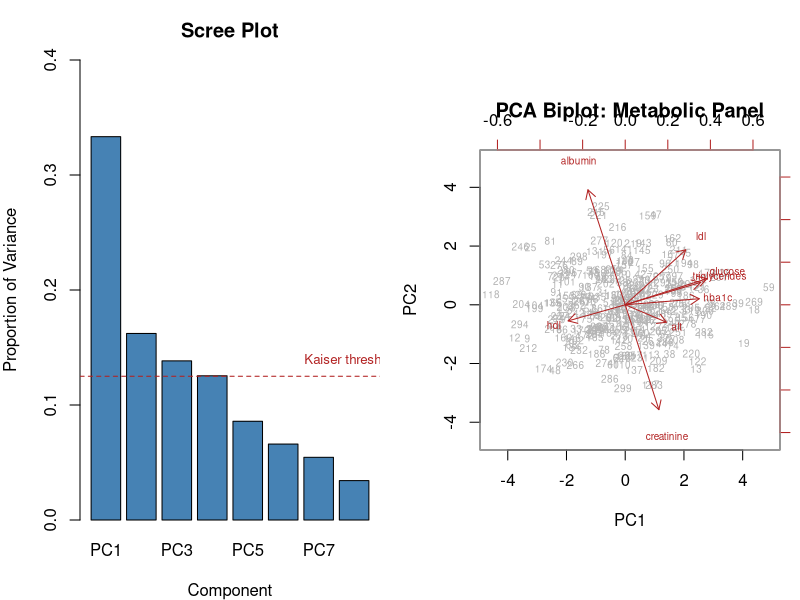
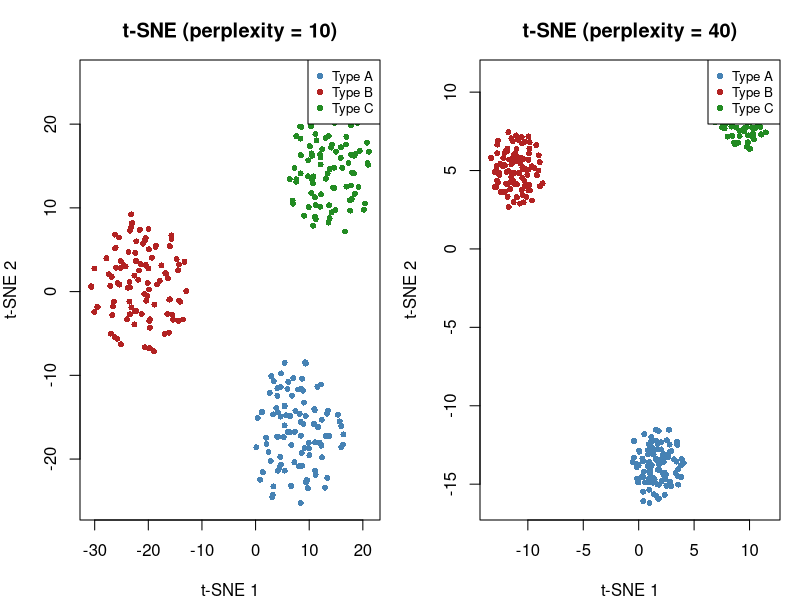
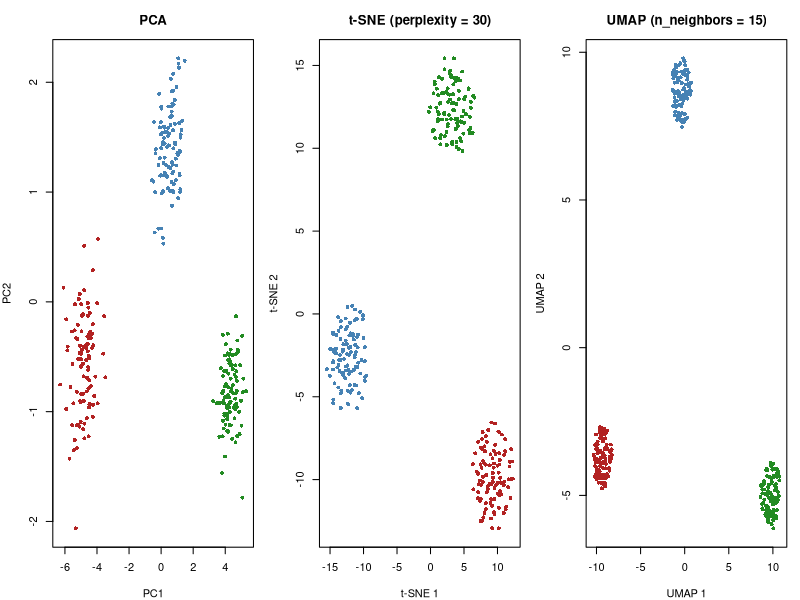
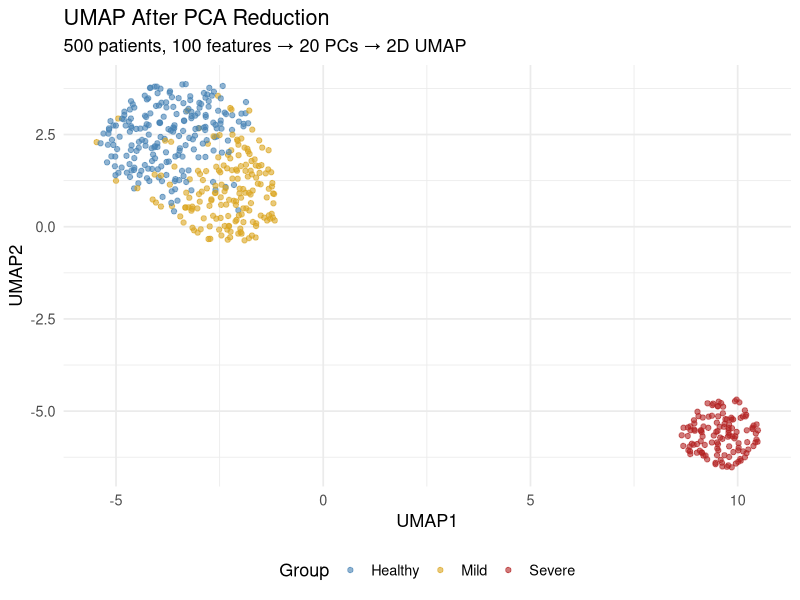

Reproduce these figures in R, in order. (Note: this script raises an error after producing the figures.)
## ---- chunk 1
#| include: false
library(tidyverse)
library(knitr)
## ---- chunk 2
#| label: fig-pca-metabolic-r
#| fig-cap: "PCA of a simulated metabolic panel: scree plot and biplot."
#| fig-width: 12
#| fig-height: 5

set.seed(42)
n <- 300

# Simulate correlated metabolic data
# Create correlation structure: glucose/HbA1c/triglycerides cluster;
# creatinine/albumin cluster
library(MASS)
Sigma <- matrix(c(
  1.0, 0.7, 0.5, 0.3,-0.2, 0.1, 0.2,-0.1,
  0.7, 1.0, 0.4, 0.2,-0.2, 0.1, 0.1,-0.1,
  0.5, 0.4, 1.0, 0.4,-0.3, 0.1, 0.3,-0.1,
  0.3, 0.2, 0.4, 1.0,-0.5, 0.1, 0.2, 0.0,
 -0.2,-0.2,-0.3,-0.5, 1.0,-0.1,-0.1, 0.2,
  0.1, 0.1, 0.1, 0.1,-0.1, 1.0, 0.1,-0.3,
  0.2, 0.1, 0.3, 0.2,-0.1, 0.1, 1.0,-0.2,
 -0.1,-0.1,-0.1, 0.0, 0.2,-0.3,-0.2, 1.0
), nrow = 8)

z <- mvrnorm(n, mu = rep(0, 8), Sigma = Sigma)
metabolic <- tibble(
  glucose      = round(z[,1] * 30 + 100),
  hba1c        = round(z[,2] * 1.0 + 5.8, 1),
  triglycerides = round(z[,3] * 50 + 150),
  ldl          = round(z[,4] * 30 + 120),
  hdl          = round(z[,5] * 12 + 55),
  creatinine   = round(z[,6] * 0.3 + 1.0, 2),
  alt          = round(z[,7] * 15 + 30),
  albumin      = round(z[,8] * 0.4 + 4.0, 1)
)

# PCA on scaled data
pca_result <- prcomp(metabolic, scale. = TRUE)

# Scree plot and biplot side by side
par(mfrow = c(1, 2), mar = c(4, 4, 3, 1))

# Scree plot
var_explained <- pca_result$sdev^2 / sum(pca_result$sdev^2)
barplot(var_explained, names.arg = paste0("PC", 1:8),
        col = "steelblue", main = "Scree Plot",
        ylab = "Proportion of Variance", xlab = "Component",
        ylim = c(0, 0.4))
abline(h = 1/8, lty = 2, col = "firebrick")  # Kaiser criterion line
text(9, 1/8 + 0.015, "Kaiser threshold", col = "firebrick", cex = 0.8)

# Biplot
biplot(pca_result, scale = 0, cex = 0.6,
       col = c("grey70", "firebrick"),
       main = "PCA Biplot: Metabolic Panel")
## ---- chunk 3
#| label: fig-tsne-r
#| fig-cap: "t-SNE visualisation of simulated patient data with three disease subtypes."
#| fig-width: 10
#| fig-height: 5

library(Rtsne)

set.seed(42)

# Simulate 3 patient subtypes with 20 features
n_per_group <- 100
p <- 20

group1 <- matrix(rnorm(n_per_group * p, mean = 0, sd = 1), ncol = p)
group2 <- matrix(rnorm(n_per_group * p, mean = 2, sd = 1.2), ncol = p)
group3 <- matrix(rnorm(n_per_group * p, mean = -1, sd = 0.8), ncol = p)
# Make groups differ in specific feature subsets
group2[, 1:5] <- group2[, 1:5] + 3
group3[, 10:15] <- group3[, 10:15] - 4

X <- rbind(group1, group2, group3)
labels <- factor(rep(c("Type A", "Type B", "Type C"), each = n_per_group))

# Run t-SNE with two perplexity values
tsne_low  <- Rtsne(X, perplexity = 10, dims = 2, verbose = FALSE, max_iter = 1000)
tsne_high <- Rtsne(X, perplexity = 40, dims = 2, verbose = FALSE, max_iter = 1000)

par(mfrow = c(1, 2), mar = c(4, 4, 3, 1))
cols <- c("steelblue", "firebrick", "forestgreen")

plot(tsne_low$Y, col = cols[labels], pch = 16, cex = 0.8,
     main = "t-SNE (perplexity = 10)", xlab = "t-SNE 1", ylab = "t-SNE 2")
legend("topright", levels(labels), col = cols, pch = 16, cex = 0.8)

plot(tsne_high$Y, col = cols[labels], pch = 16, cex = 0.8,
     main = "t-SNE (perplexity = 40)", xlab = "t-SNE 1", ylab = "t-SNE 2")
legend("topright", levels(labels), col = cols, pch = 16, cex = 0.8)
## ---- chunk 4
#| label: fig-umap-comparison-r
#| fig-cap: "PCA, t-SNE, and UMAP visualisations of the same simulated patient dataset."
#| fig-width: 14
#| fig-height: 4.5

library(Rtsne)
library(uwot)

set.seed(42)

pca_scores <- prcomp(X, scale. = TRUE)$x[, 1:2]
tsne_emb   <- Rtsne(X, perplexity = 30, dims = 2, verbose = FALSE)$Y
umap_emb   <- umap(X, n_neighbors = 15, min_dist = 0.1, verbose = FALSE)

par(mfrow = c(1, 3), mar = c(4, 4, 3, 1))
cols <- c("steelblue", "firebrick", "forestgreen")[as.numeric(labels)]

plot(pca_scores, col = cols, pch = 16, cex = 0.8,
     main = "PCA", xlab = "PC1", ylab = "PC2")

plot(tsne_emb, col = cols, pch = 16, cex = 0.8,
     main = "t-SNE (perplexity = 30)", xlab = "t-SNE 1", ylab = "t-SNE 2")

plot(umap_emb, col = cols, pch = 16, cex = 0.8,
     main = "UMAP (n_neighbors = 15)", xlab = "UMAP 1", ylab = "UMAP 2")
## ---- chunk 5
#| label: fig-workflow-r
#| fig-cap: "The standard workflow: PCA for initial reduction, then UMAP for visualisation."
#| fig-width: 10
#| fig-height: 5

library(uwot)

set.seed(42)

# Simulate high-dimensional data: 500 patients, 100 features
n <- 500; p <- 100
group <- sample(c("Healthy", "Mild", "Severe"), n, replace = TRUE,
                prob = c(0.4, 0.35, 0.25))

X_hd <- matrix(rnorm(n * p), ncol = p)
# Add signal in first few features
X_hd[group == "Mild", 1:10]   <- X_hd[group == "Mild", 1:10] + 1.5
X_hd[group == "Severe", 1:10] <- X_hd[group == "Severe", 1:10] + 3
X_hd[group == "Severe", 11:20] <- X_hd[group == "Severe", 11:20] - 2

# Step 1: Scale
X_scaled <- scale(X_hd)

# Step 2: PCA to 20 components
pca_20 <- prcomp(X_scaled)$x[, 1:20]

# Step 3: UMAP on PCA-reduced data
umap_result <- umap(pca_20, n_neighbors = 15, min_dist = 0.1, verbose = FALSE)

# Step 4: Visualise
plot_df <- tibble(
  UMAP1 = umap_result[, 1],
  UMAP2 = umap_result[, 2],
  Group = factor(group, levels = c("Healthy", "Mild", "Severe"))
)

ggplot(plot_df, aes(x = UMAP1, y = UMAP2, colour = Group)) +
  geom_point(alpha = 0.6, size = 1.5) +
  scale_colour_manual(values = c("Healthy" = "steelblue",
                                  "Mild" = "goldenrod",
                                  "Severe" = "firebrick")) +
  labs(title = "UMAP After PCA Reduction",
       subtitle = "500 patients, 100 features → 20 PCs → 2D UMAP") +
  theme_minimal(base_size = 13) +
  theme(legend.position = "bottom")
## ---- chunk 6
#| label: exercise-1-solution
#| fig-width: 10
#| fig-height: 5

library(tidyverse)  # %>% pipe, select()

# Add diabetes status (correlated with glucose/HbA1c)
set.seed(99)
metabolic$diabetes <- factor(ifelse(metabolic$glucose > 110 & metabolic$hba1c > 6.2,
                                     "Diabetic", "Non-diabetic"))

pca_fit <- prcomp(metabolic %>% select(-diabetes), scale. = TRUE)

# (a) & (b) Scree plot with cumulative variance
var_prop <- pca_fit$sdev^2 / sum(pca_fit$sdev^2)
cum_var  <- cumsum(var_prop)

par(mfrow = c(1, 2), mar = c(4, 4, 3, 1))
barplot(var_prop, names.arg = paste0("PC", 1:8), col = "steelblue",
        main = "Variance Explained", ylab = "Proportion")
abline(h = 1/8, col = "firebrick", lty = 2)

plot(1:8, cum_var, type = "b", pch = 16, col = "steelblue",
     main = "Cumulative Variance", xlab = "Components",
     ylab = "Cumulative proportion", ylim = c(0, 1))
abline(h = 0.80, col = "firebrick", lty = 2)
text(6, 0.82, "80% threshold", col = "firebrick", cex = 0.8)

cat("Components for 80% variance:", which(cum_var >= 0.80)[1], "\n")

# (c) Loadings: how strongly each variable contributes to PC1 and PC2
loadings_tab <- data.frame(
  Variable = rownames(pca_fit$rotation),
  PC1 = round(pca_fit$rotation[, 1], 3),
  PC2 = round(pca_fit$rotation[, 2], 3),
  row.names = NULL
)
knitr::kable(
  loadings_tab[order(-abs(loadings_tab$PC1)), ],
  row.names = FALSE,
  caption = "Variable loadings on the first two principal components (sorted by absolute PC1 loading)."
)
